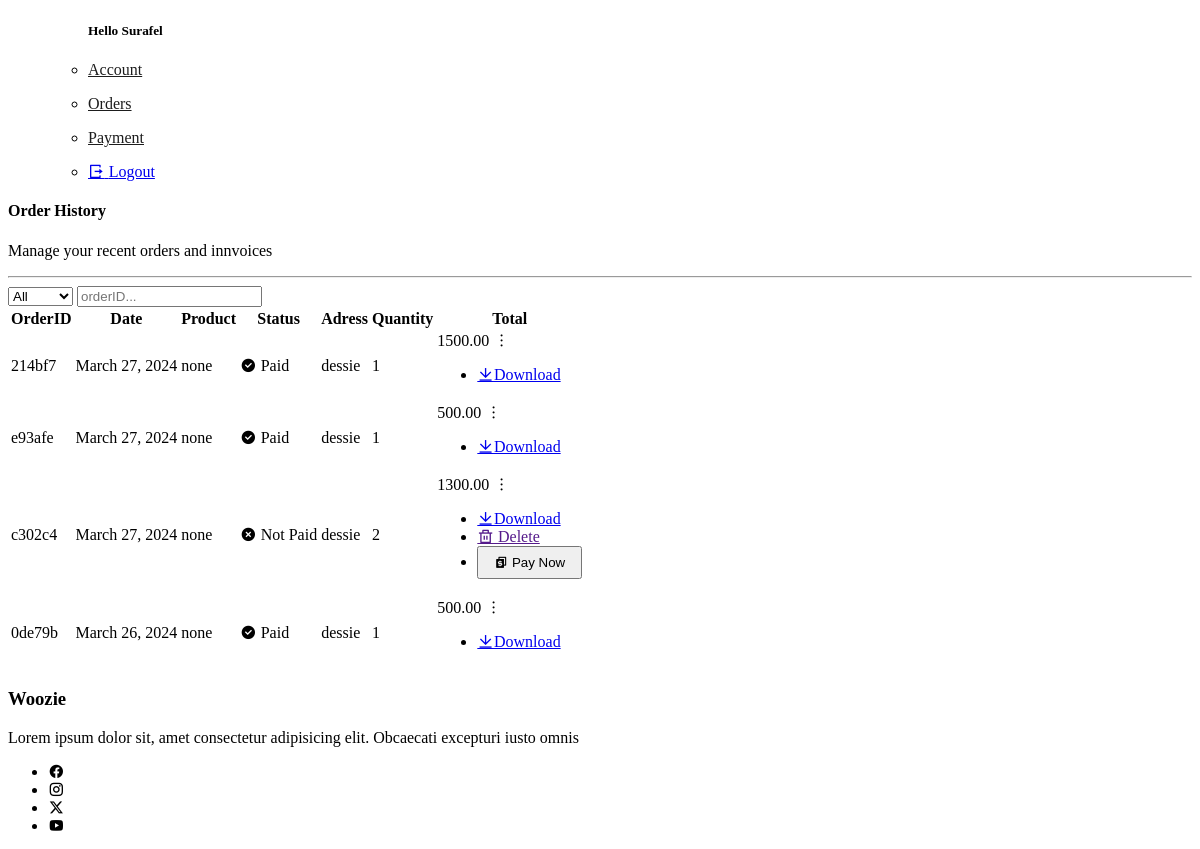
Before: /orders/list/ (signed in, middle part) with the older database file.
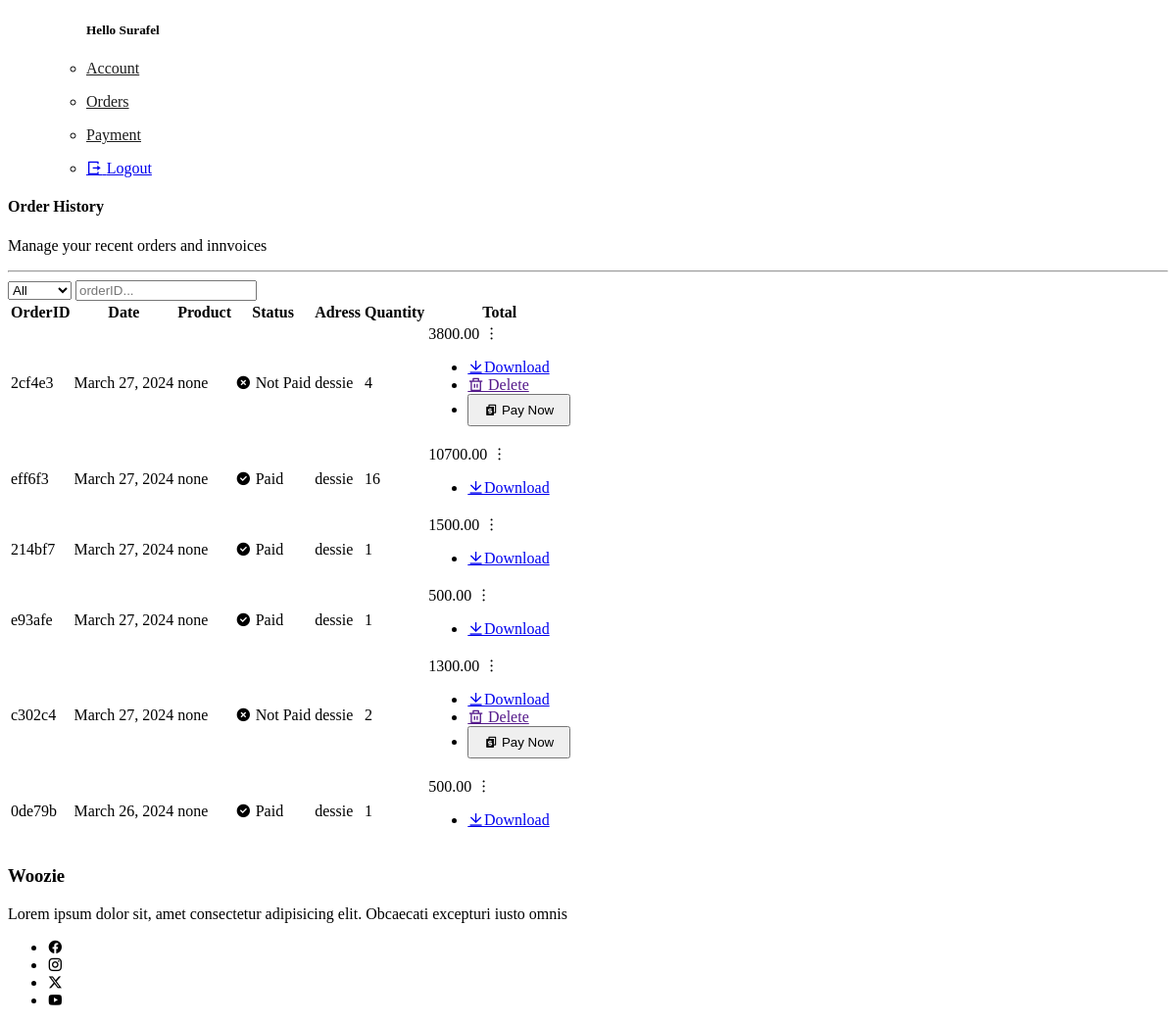
After: the same page with the newer database file.
### order/models.py (models this page shows, shortened)
class Order(models.Model):
    id = models.SlugField(primary_key=True, editable=False)
    owner = models.ForeignKey(User, on_delete=models.CASCADE)
    first_name = models.CharField(max_length=50)
    last_name = models.CharField(max_length=50)
    email = models.EmailField()
    phone_no = models.CharField(max_length=13)
    address = models.CharField(max_length=250)
    city = models.CharField(max_length=100)
    created = models.DateTimeField(auto_now_add=True)
    updated = models.DateTimeField(auto_now=True)
    paid = models.BooleanField(default=False)
    tx_ref = models.SlugField(max_length=100, blank=True)
    class Meta:
        ordering = ['-created']
        indexes = [
        models.Index(fields=['-created']),
        ]
    def get_total_cost(self):
            return sum(item.get_cost() for item in self.items.all())
    def get_quantity(self):
        return sum(item.quantity for item in self.items.all())

class OrderItem(models.Model):
    order = models.ForeignKey(Order,related_name='items', on_delete=models.CASCADE)
    product = models.ForeignKey(Product, related_name='order_items', on_delete=models.CASCADE)
    price = models.DecimalField(max_digits=10, decimal_places=2)
    quantity = models.PositiveIntegerField(default=1)
    def get_cost(self):
        return self.price * self.quantity

### order/views.py (the view)
# urls.py: path('list/', orders_list, name="orders_list"),
def orders_list(request):
    orders = Order.objects.filter(owner=request.user)
    return render(request, "orders/orders_list.html", {"orders" : orders})

### cart/cart.py (called while the page is built)
    def __len__(self):
         return sum(item['quantity'] for item in self.cart.values())

### cart/context_processors.py (called while the page is built)
def cart(request):
    return ( {"cart" : Cart(request)} )

### order/templates/orders/orders_list.html (shortened to what this page needs)
{% extends 'shop/base.html' %}  {% block basecontent %} {% load static %}
<div class="orders">
    <div class="orders__wrapper">
    <div class="orders__wrapper-header">
        <div class="main">
            <h4>Order History</h4>
            <p>Manage your recent orders and innvoices</p>
        </div>
    </div>
    <hr>
    <div class="orders__wrapper-filter">
        <select name="" id="" class="order_select">
            <option value="all">All</option>
        </select>
        <input type="text" placeholder="orderID..." class="order_filter">
    </div>
        <table class="orders_table">
            <thead>
            <tr>
            <th>OrderID</th>
            <th>Date</th>
            <th>Product</th>
            <th>Status</th>
            <th>Adress</th>
            <th>Quantity</th>
            <th>Total</th>
            </tr>
            </thead>
            <tbody>
           {% for order in orders.all %}
            <tr class="checkout__item" >
            <td>{{ order.id  }}</td>
            <td>
            {{ order.created|date }}
            </td>
            <td>none</td>
            {% if not order.paid %}
            <td class="unpaid"><i class="ri-close-circle-fill"></i>
             Not Paid
            </td>
            {% else %}
            <td class="paid"> <i class="ri-checkbox-circle-fill"></i>
            Paid
            </td>
            {% endif %}
            <td class="">{{ order.address }}</td>
            <td class="">{{ order.get_quantity }}</td>
            <td class="num">{{ order.get_total_cost }}
                <span style="cursor: pointer;"><i class="ri-more-2-line"></i>
                 <ul>
                    <li><a href="{% url 'orders:orders_download' order.id  %}"> <i class="ri-download-line"></i>Download</a></li>
                    {% if not order.paid %}
                    <li><a href=""> <i class="ri-delete-bin-line"></i> Delete</a></li>
                    <li> <form action="{% url 'payment:process_id' order.id %}" method="POST">
                        {% csrf_token %} <button style="margin: 0; padding: 7px 15px;" type="submit"><i class="ri-currency-fill"></i> Pay Now</button></form> </li>
                    {% endif  %}
                </ul>
                </span>
            </td>
            </tr>
            {% endfor %}
            </tbody>
        </table>
    </div>
</div>
{% endblock %}

Changed rows visible on the page:
added Order: id "2cf4e3", created "March 27, 2024", paid False (drawn), address "dessie", get_quantity "4", get_total_cost "3800.00"
added Order: id "eff6f3", created "March 27, 2024", paid True (drawn), address "dessie", get_quantity "16", get_total_cost "10700.00"
